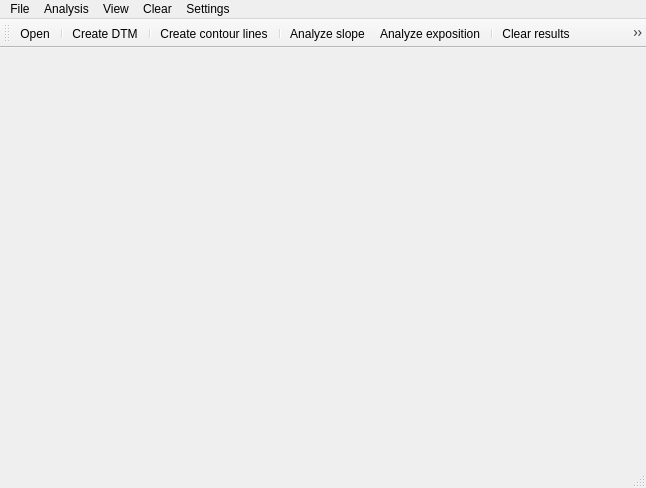
<?xml version="1.0" encoding="UTF-8"?>
<ui version="4.0">
 <class>MainWindow</class>
 <widget class="QMainWindow" name="MainWindow">
  <property name="geometry">
   <rect>
    <x>0</x>
    <y>0</y>
    <width>646</width>
    <height>488</height>
   </rect>
  </property>
  <property name="windowTitle">
   <string>DTM Analysis</string>
  </property>
  <widget class="QWidget" name="centralwidget">
   <layout class="QHBoxLayout" name="horizontalLayout">
    <item>
     <widget class="Draw" name="Canvas" native="true"/>
    </item>
   </layout>
  </widget>
  <widget class="QMenuBar" name="menubar">
   <property name="geometry">
    <rect>
     <x>0</x>
     <y>0</y>
     <width>646</width>
     <height>22</height>
    </rect>
   </property>
   <widget class="QMenu" name="menuFile">
    <property name="title">
     <string>File</string>
    </property>
    <addaction name="actionOpen"/>
    <addaction name="separator"/>
    <addaction name="actionExit"/>
   </widget>
   <widget class="QMenu" name="menuAnalysis">
    <property name="title">
     <string>Analysis</string>
    </property>
    <addaction name="actionCreate_DTM"/>
    <addaction name="separator"/>
    <addaction name="actionCreate_contour_lines"/>
    <addaction name="actionAnalyze_slope"/>
    <addaction name="actionAnalyze_exposition"/>
   </widget>
   <widget class="QMenu" name="menuView">
    <property name="title">
     <string>View</string>
    </property>
    <addaction name="actionDTM"/>
    <addaction name="actionCountour_lines"/>
    <addaction name="actionSlope"/>
    <addaction name="actionExposition"/>
   </widget>
   <widget class="QMenu" name="menuClear">
    <property name="title">
     <string>Clear</string>
    </property>
    <addaction name="actionResults"/>
    <addaction name="actionClear_all"/>
   </widget>
   <widget class="QMenu" name="menuSettings">
    <property name="title">
     <string>Settings</string>
    </property>
    <addaction name="actionParameters"/>
   </widget>
   <addaction name="menuFile"/>
   <addaction name="menuAnalysis"/>
   <addaction name="menuView"/>
   <addaction name="menuClear"/>
   <addaction name="menuSettings"/>
  </widget>
  <widget class="QStatusBar" name="statusbar"/>
  <widget class="QToolBar" name="toolBar">
   <property name="windowTitle">
    <string>toolBar</string>
   </property>
   <attribute name="toolBarArea">
    <enum>TopToolBarArea</enum>
   </attribute>
   <attribute name="toolBarBreak">
    <bool>false</bool>
   </attribute>
   <addaction name="actionOpen"/>
   <addaction name="separator"/>
   <addaction name="actionCreate_DTM"/>
   <addaction name="separator"/>
   <addaction name="actionCreate_contour_lines"/>
   <addaction name="separator"/>
   <addaction name="actionAnalyze_slope"/>
   <addaction name="actionAnalyze_exposition"/>
   <addaction name="separator"/>
   <addaction name="actionResults"/>
   <addaction name="actionClear_all"/>
   <addaction name="separator"/>
   <addaction name="actionParameters"/>
   <addaction name="separator"/>
   <addaction name="actionExit"/>
  </widget>
  <action name="actionOpen">
   <property name="icon">
    <iconset resource="image.qrc">
     <normaloff>:/images/icons/open_file.png</normaloff>:/images/icons/open_file.png</iconset>
   </property>
   <property name="text">
    <string>Open</string>
   </property>
  </action>
  <action name="actionExit">
   <property name="icon">
    <iconset resource="image.qrc">
     <normaloff>:/images/icons/exit.png</normaloff>:/images/icons/exit.png</iconset>
   </property>
   <property name="text">
    <string>Exit</string>
   </property>
  </action>
  <action name="actionCreate_DTM">
   <property name="icon">
    <iconset resource="image.qrc">
     <normaloff>:/images/icons/triangles2.png</normaloff>:/images/icons/triangles2.png</iconset>
   </property>
   <property name="text">
    <string>Create DTM</string>
   </property>
  </action>
  <action name="actionCreate_contour_lines">
   <property name="icon">
    <iconset resource="image.qrc">
     <normaloff>:/images/icons/contours2.png</normaloff>:/images/icons/contours2.png</iconset>
   </property>
   <property name="text">
    <string>Create contour lines</string>
   </property>
  </action>
  <action name="actionAnalyze_slope">
   <property name="icon">
    <iconset resource="image.qrc">
     <normaloff>:/images/icons/slope2.png</normaloff>:/images/icons/slope2.png</iconset>
   </property>
   <property name="text">
    <string>Analyze slope</string>
   </property>
  </action>
  <action name="actionAnalyze_exposition">
   <property name="icon">
    <iconset resource="image.qrc">
     <normaloff>:/images/icons/orientation2.png</normaloff>:/images/icons/orientation2.png</iconset>
   </property>
   <property name="text">
    <string>Analyze exposition</string>
   </property>
  </action>
  <action name="actionDTM">
   <property name="checkable">
    <bool>true</bool>
   </property>
   <property name="text">
    <string>DTM</string>
   </property>
  </action>
  <action name="actionCountour_lines">
   <property name="checkable">
    <bool>true</bool>
   </property>
   <property name="text">
    <string>Countour lines</string>
   </property>
  </action>
  <action name="actionSlope">
   <property name="checkable">
    <bool>true</bool>
   </property>
   <property name="text">
    <string>Slope</string>
   </property>
  </action>
  <action name="actionExposition">
   <property name="checkable">
    <bool>true</bool>
   </property>
   <property name="text">
    <string>Exposition</string>
   </property>
  </action>
  <action name="actionResults">
   <property name="icon">
    <iconset resource="image.qrc">
     <normaloff>:/images/icons/clear.png</normaloff>:/images/icons/clear.png</iconset>
   </property>
   <property name="text">
    <string>Clear results</string>
   </property>
  </action>
  <action name="actionClear_all">
   <property name="icon">
    <iconset resource="image.qrc">
     <normaloff>:/images/icons/clear_all.png</normaloff>:/images/icons/clear_all.png</iconset>
   </property>
   <property name="text">
    <string>Clear all</string>
   </property>
  </action>
  <action name="actionParameters">
   <property name="icon">
    <iconset resource="image.qrc">
     <normaloff>:/images/icons/settings.png</normaloff>:/images/icons/settings.png</iconset>
   </property>
   <property name="text">
    <string>Parameters</string>
   </property>
   <property name="toolTip">
    <string>Settings</string>
   </property>
  </action>
 </widget>
 <customwidgets>
  <customwidget>
   <class>Draw</class>
   <extends>QWidget</extends>
   <header>draw.h</header>
   <container>1</container>
  </customwidget>
 </customwidgets>
 <resources>
  <include location="image.qrc"/>
 </resources>
 <connections>
  <connection>
   <sender>actionAnalyze_exposition</sender>
   <signal>triggered()</signal>
   <receiver>MainWindow</receiver>
   <slot>close()</slot>
   <hints>
    <hint type="sourcelabel">
     <x>-1</x>
     <y>-1</y>
    </hint>
    <hint type="destinationlabel">
     <x>322</x>
     <y>243</y>
    </hint>
   </hints>
  </connection>
  <connection>
   <sender>actionAnalyze_slope</sender>
   <signal>triggered()</signal>
   <receiver>MainWindow</receiver>
   <slot>close()</slot>
   <hints>
    <hint type="sourcelabel">
     <x>-1</x>
     <y>-1</y>
    </hint>
    <hint type="destinationlabel">
     <x>322</x>
     <y>243</y>
    </hint>
   </hints>
  </connection>
  <connection>
   <sender>actionClear_all</sender>
   <signal>triggered()</signal>
   <receiver>MainWindow</receiver>
   <slot>close()</slot>
   <hints>
    <hint type="sourcelabel">
     <x>-1</x>
     <y>-1</y>
    </hint>
    <hint type="destinationlabel">
     <x>322</x>
     <y>243</y>
    </hint>
   </hints>
  </connection>
  <connection>
   <sender>actionCountour_lines</sender>
   <signal>triggered()</signal>
   <receiver>MainWindow</receiver>
   <slot>close()</slot>
   <hints>
    <hint type="sourcelabel">
     <x>-1</x>
     <y>-1</y>
    </hint>
    <hint type="destinationlabel">
     <x>322</x>
     <y>243</y>
    </hint>
   </hints>
  </connection>
  <connection>
   <sender>actionDTM</sender>
   <signal>triggered()</signal>
   <receiver>MainWindow</receiver>
   <slot>close()</slot>
   <hints>
    <hint type="sourcelabel">
     <x>-1</x>
     <y>-1</y>
    </hint>
    <hint type="destinationlabel">
     <x>322</x>
     <y>243</y>
    </hint>
   </hints>
  </connection>
  <connection>
   <sender>actionExit</sender>
   <signal>triggered()</signal>
   <receiver>MainWindow</receiver>
   <slot>close()</slot>
   <hints>
    <hint type="sourcelabel">
     <x>-1</x>
     <y>-1</y>
    </hint>
    <hint type="destinationlabel">
     <x>322</x>
     <y>243</y>
    </hint>
   </hints>
  </connection>
  <connection>
   <sender>actionExposition</sender>
   <signal>triggered()</signal>
   <receiver>MainWindow</receiver>
   <slot>close()</slot>
   <hints>
    <hint type="sourcelabel">
     <x>-1</x>
     <y>-1</y>
    </hint>
    <hint type="destinationlabel">
     <x>322</x>
     <y>243</y>
    </hint>
   </hints>
  </connection>
  <connection>
   <sender>actionOpen</sender>
   <signal>triggered()</signal>
   <receiver>MainWindow</receiver>
   <slot>close()</slot>
   <hints>
    <hint type="sourcelabel">
     <x>-1</x>
     <y>-1</y>
    </hint>
    <hint type="destinationlabel">
     <x>322</x>
     <y>243</y>
    </hint>
   </hints>
  </connection>
  <connection>
   <sender>actionResults</sender>
   <signal>triggered()</signal>
   <receiver>MainWindow</receiver>
   <slot>close()</slot>
   <hints>
    <hint type="sourcelabel">
     <x>-1</x>
     <y>-1</y>
    </hint>
    <hint type="destinationlabel">
     <x>322</x>
     <y>243</y>
    </hint>
   </hints>
  </connection>
  <connection>
   <sender>actionSlope</sender>
   <signal>triggered()</signal>
   <receiver>MainWindow</receiver>
   <slot>close()</slot>
   <hints>
    <hint type="sourcelabel">
     <x>-1</x>
     <y>-1</y>
    </hint>
    <hint type="destinationlabel">
     <x>322</x>
     <y>243</y>
    </hint>
   </hints>
  </connection>
  <connection>
   <sender>actionCreate_contour_lines</sender>
   <signal>triggered()</signal>
   <receiver>MainWindow</receiver>
   <slot>close()</slot>
   <hints>
    <hint type="sourcelabel">
     <x>-1</x>
     <y>-1</y>
    </hint>
    <hint type="destinationlabel">
     <x>322</x>
     <y>243</y>
    </hint>
   </hints>
  </connection>
  <connection>
   <sender>actionCreate_DTM</sender>
   <signal>triggered()</signal>
   <receiver>MainWindow</receiver>
   <slot>close()</slot>
   <hints>
    <hint type="sourcelabel">
     <x>-1</x>
     <y>-1</y>
    </hint>
    <hint type="destinationlabel">
     <x>322</x>
     <y>243</y>
    </hint>
   </hints>
  </connection>
  <connection>
   <sender>actionParameters</sender>
   <signal>triggered()</signal>
   <receiver>MainWindow</receiver>
   <slot>close()</slot>
   <hints>
    <hint type="sourcelabel">
     <x>-1</x>
     <y>-1</y>
    </hint>
    <hint type="destinationlabel">
     <x>322</x>
     <y>243</y>
    </hint>
   </hints>
  </connection>
 </connections>
</ui>
